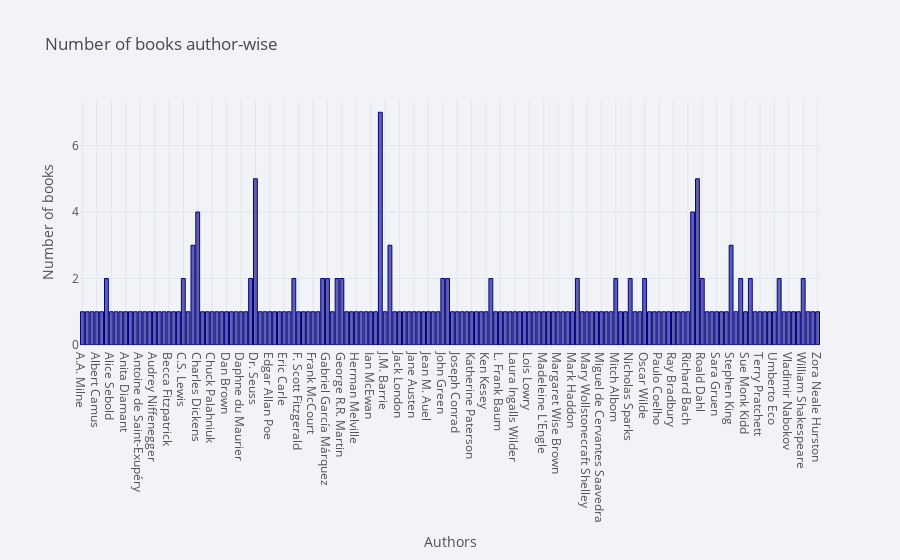

The code cell stored with this chart in its notebook:
### Code cell
df.groupby("author").id.count().iplot(kind = 'bar',
                xTitle='Authors',
                yTitle='Number of books',
                title='Number of books author-wise',
                colors='navy')

### Figure 1 — Plotly figure (JSON) as saved in the notebook; plotly's stock layout.template omitted (floating-point values rounded to 4 significant figures; data arrays with more than 128 entries replaced by an {"elided": "..."} marker saying what was removed)
{"data": [{"marker": {"color": "rgba(0, 0, 128, 0.6)", "line": {"color": "rgba(0, 0, 128, 1.0)", "width": 1}}, "name": "id", "orientation": "v", "text": "", "type": "bar", "x": {"elided": "154 str values"}, "y": {"elided": "154 int values"}}], "layout": {"legend": {"bgcolor": "#F2F3F7", "font": {"color": "#505050"}}, "paper_bgcolor": "#F2F3F7", "plot_bgcolor": "#F2F3F7", "title": {"font": {"color": "#484848"}, "text": "Number of books author-wise"}, "xaxis": {"gridcolor": "#E1E5ED", "showgrid": true, "tickfont": {"color": "#505050"}, "title": {"font": {"color": "#505050"}, "text": "Authors"}, "zerolinecolor": "#E1E5ED"}, "yaxis": {"gridcolor": "#E1E5ED", "showgrid": true, "tickfont": {"color": "#505050"}, "title": {"font": {"color": "#505050"}, "text": "Number of books"}, "zerolinecolor": "#E1E5ED"}}}
